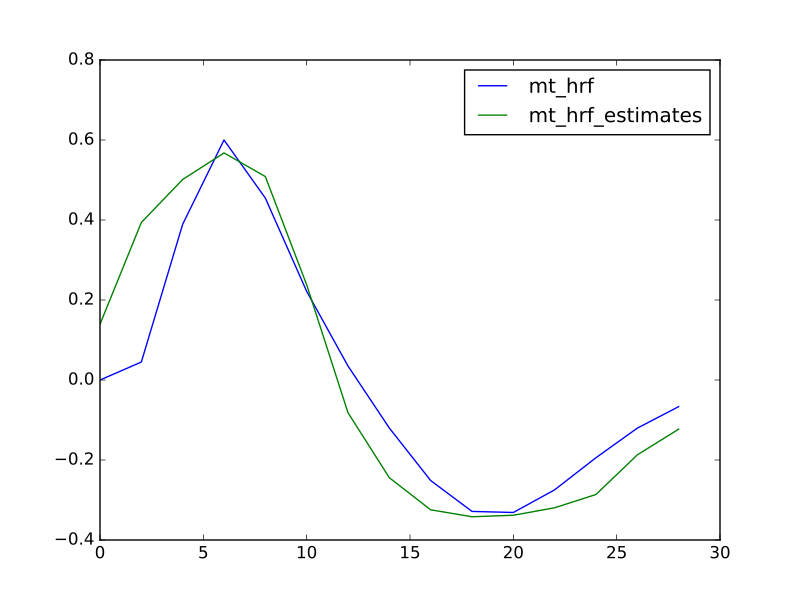

Recreate this plot in Python.
#- Plot your function against the mt_hrf_estimates data to test
plt.plot(mt_hrf_times, mt_hrf(mt_hrf_times), label='mt_hrf')
# [...]
plt.plot(mt_hrf_times, mt_hrf_estimates, label='mt_hrf_estimates')
# [...]
plt.legend()
# <...>
